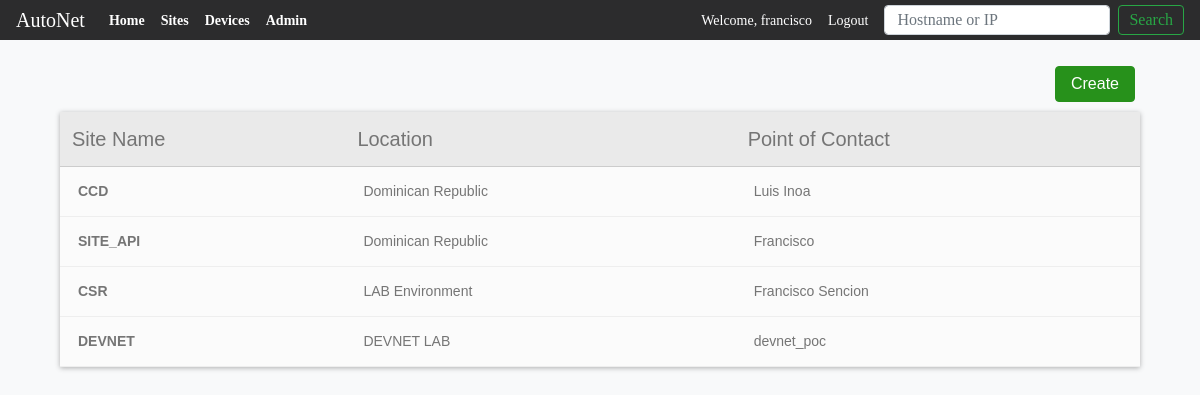
Page /sites (signed in) on the committed database.
### main_app/models.py (models this page shows, shortened)
class Sites(models.Model):
    site_name = models.CharField(max_length=100)
    site_location = models.CharField(max_length=250)
    uuid = models.UUIDField( #used by the API to look up the record
                            db_index=True,
                            default=uuid_lib.uuid4,
                            editable=False)
    site_address = models.CharField(max_length=400, null=True)
    site_poc_name = models.CharField(max_length=100)
    site_poc_number = models.CharField(max_length=30)

### main_app/views.py (the view)
# urls.py: path('sites', views.SitesListView.as_view(), name='viewsites'),
class SitesListView(LoginRequiredMixin, ListView):
    context_object_name = 'sites'
    model = models.Sites
    paginate_by = 10

### main_app/templates/main_app/sites_list.html (shortened to what this page needs)
{% extends 'main_app/main_app_base.html' %}
{%block content %}
  <div class="" style="width: 90%; margin-left: auto; margin-right: auto;">
      <a href="{% url 'main_app:createsite' %}">
        <input class="btn-class float-right" id="btn-save" type="submit" value="Create">
      </a>
      <table id="device-table1">
        <table class="ctable ctable-noSideBorder">
          <thead class="layout">
            <th>Site Name</th>
            <th>Location</th>
            <th>Point of Contact</th>
          </thead>
          <tbody>
            {% for site in sites %}
            <tr >
                <td><a href="sites/{{ site.id }}">{{site.site_name}}</a></td>
                <td>{{site.site_location}}</td>
                <td>{{site.site_poc_name}}</td>
            </tr>
            {%endfor%}
          </tbody>
        </table>
      </table>
    </div>
{%endblock content %}

### main_app/templates/main_app/main_app_base.html (shortened to what this page needs)
<!DOCTYPE html>
<html lang="en" dir="ltr">
  <head>
    <link rel="stylesheet" href="https://stackpath.bootstrapcdn.com/bootstrap/4.1.3/css/bootstrap.min.css">
    {% load staticfiles %}
    <link rel="stylesheet" href="{% static 'css/form.css' %}">
  </head>
  <body class="bg-light" style="font-family: sans-serif;">
    <header>
    <div class="mb-4">
      <nav class="navbar navbar-expand-lg navbar-dark fixed-top" style="background-color: #2c2c2d; height: 40px; font-size: 14px; font-family: 'Source Sans Pro' !important;">
        <a class="navbar-brand" href="{% url 'main_app:home' %}">AutoNet</a>
        <div class="collapse navbar-collapse" id="navbarSupportedContent">
          <ul class="navbar-nav mr-auto">
            <li class="nav-item active">
              <a class="nav-link" href="{% url 'main_app:home' %}"><strong>Home</strong><span class="sr-only">(current)</span></a>
            </li>
            <li class="nav-item active">
              <a class="nav-link" href="{% url 'main_app:viewsites' %}"><strong>Sites</strong></a>
            </li>
            <li class="nav-item active">
              <a class="nav-link" href="{% url 'main_app:viewdevices' %}"><strong>Devices</strong></a>
            </li>
            <li class="nav-item active">
              <a class="nav-link" href="{% url 'admin:index' %}"><strong>Admin</strong></a>
            </li>
          </ul>
          <div class="">
            {% if user.is_authenticated%}
            <ul class="navbar-nav mr-auto">
              <li class="nav-item active">
                <a class="nav-link" href="#">Welcome, {{user.username}}</a>
              </li>
              <li class="nav-item active">
                <a class="nav-link" href="{% url 'users:logout' %}">Logout</a>
              </li>
            </ul>
            {% endif %}
          </div>
          <form class="form-inline my-2 my-lg-0" action="{% url 'main_app:search'%}" method="get">
              <input class="form-control ml-2 mr-sm-2 " type="search"  name="item" style="height: 30px;"placeholder="Hostname or IP" aria-label="Search">
              <button class="btn btn-outline-success my-2 my-sm-0" type="submit" style="height: 30px; padding: 5px 10px; line-height: 0;">Search</button>
        </form>
        </div>
      </nav>
    </div>
    </header>
    <div class="container" style="padding: 16px 0px;">
    </div>
    {%block content %}
    {%endblock content %}
  </body>
</html>

### main_app/static/css/form.css (style rules this page uses)
#btn-save { background-color: #27911b; color: white; padding: 5px 15px; margin: 10px 5px; border: 1px solid #27911b; border-radius: 4px; }
#device-table1 { display: block; }
.ctable { background-color: #eaeaea; box-shadow: 0 1px 5px 0 rgba(0,0,0,0.3); border-collapse: collapse ; font-family: Helvetica,Verdana,sans-serif; font-weight: 300; width:100%; color: #757575; font-size: 14px; background-clip: padding-box; }
.ctable thead { font-size: 20px; text-align: left; font-weight: bold; }
.ctable tbody tr td { background-color: #fbfbfb; transition: .3s; border-bottom: 1px solid #eee; text-align: left; }
.ctable tbody tr:nth-child(2n+1) { background-color: #fbfbfb; }
.ctable tbody td { padding: 14px 30px ; text-align: left; }
.ctable .layout th { font-weight: 300; text-align: left; color: #757575; padding: 12px; border-bottom: 1px solid #ccc; }
.ctable-noSideBorder tbody td:first-child { border-left: 0 !important; }
.ctable tbody td { padding: 14px 18px; text-align: left; }
.ctable tbody tr { transition: .3s; border-bottom: 1px solid #eee; }
.ctable tbody tr td a { color: #757575; font-weight: bold; }

### rows in the picture
Sites: site_name "CCD", site_location "Dominican Republic", site_poc_name "Luis Inoa"
Sites: site_name "SITE_API", site_location "Dominican Republic", site_poc_name "Francisco"
Sites: site_name "CSR", site_location "LAB Environment", site_poc_name "Francisco Sencion"
Sites: site_name "DEVNET", site_location "DEVNET LAB", site_poc_name "devnet_poc"

### other values in the picture
{{ user.username }} "francisco"
